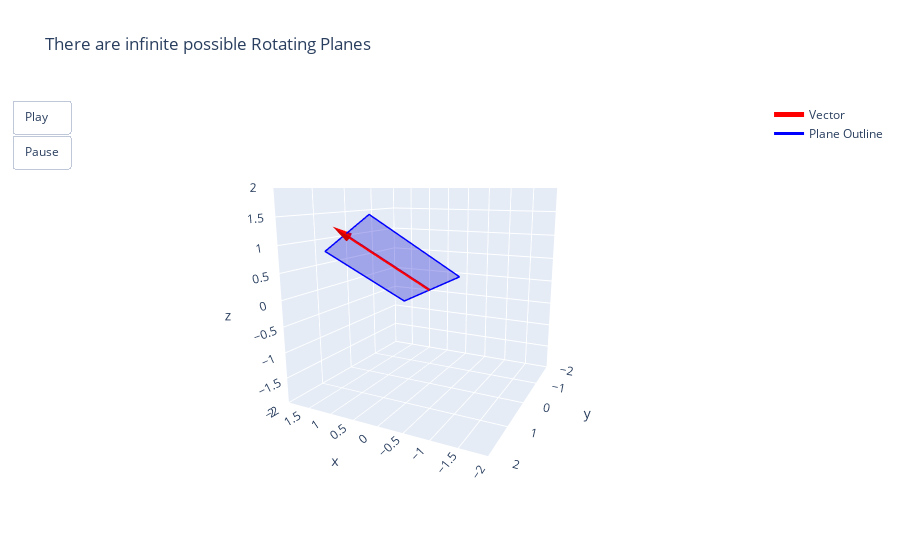

Notebook code cell kept with this figure:
### Code cell
import numpy as np
import plotly.graph_objects as go

# Define the vector around which the plane will rotate
define_vector = np.array([1, 1, 1])

# Normalize the vector - this will be one basis vector of our plane
vec_norm = define_vector / np.linalg.norm(define_vector)

# Find an orthogonal vector to create the plane
arbitrary_vec = np.array([1, 0, 0])
if np.allclose(arbitrary_vec, vec_norm):
    arbitrary_vec = np.array([0, 1, 0])

# Create the second basis vector orthogonal to vec_norm
v2 = arbitrary_vec - np.dot(arbitrary_vec, vec_norm) * vec_norm
v2 /= np.linalg.norm(v2)

# Now the plane is spanned by vec_norm and v2, so vec_norm lies in the plane
square_size = 1
# Shift the square so it starts at the origin along the vector direction
square_vertices = np.array(
    [
        [0, -square_size],
        [2 * square_size, -square_size],
        [2 * square_size, square_size],
        [0, square_size],
    ]
)

# Create the plane coordinates in 3D using vec_norm and v2 as basis vectors
plane_vertices = np.outer(square_vertices[:, 0], vec_norm) + np.outer(square_vertices[:, 1], v2)

# For the outline
square_coords = np.array(
    [
        [0, -square_size],
        [2 * square_size, -square_size],
        [2 * square_size, square_size],
        [0, square_size],
        [0, -square_size],  # Close the square
    ]
)
plane_coords = np.outer(square_coords[:, 0], vec_norm) + np.outer(square_coords[:, 1], v2)


# Rotation matrix around vector axis
def rotation_matrix(axis, theta):
    axis = axis / np.linalg.norm(axis)
    a = np.cos(theta / 2.0)
    b, c, d = -axis * np.sin(theta / 2.0)
    return np.array(
        [
            [a * a + b * b - c * c - d * d, 2 * (b * c - a * d), 2 * (b * d + a * c)],
            [2 * (b * c + a * d), a * a + c * c - b * b - d * d, 2 * (c * d - a * b)],
            [2 * (b * d - a * c), 2 * (c * d + a * b), a * a + d * d - b * b - c * c],
        ]
    )


# Prepare frames for animation
num_frames = 60
angles = np.linspace(0, 2 * np.pi, num_frames)
frames_outline = []
frames_surface = []

for angle in angles:
    rot_mat = rotation_matrix(vec_norm, angle)
    rotated_plane_outline = plane_coords @ rot_mat.T
    rotated_plane_surface = plane_vertices @ rot_mat.T
    frames_outline.append(rotated_plane_outline)
    frames_surface.append(rotated_plane_surface)

# Origin and vector line for visualization
origin = np.array([0, 0, 0])
vector_end = vec_norm * 2

# Arrow head properties
arrow_head_size = 0.35
arrow_position = vector_end

# Create plotly figure
fig = go.Figure(
    data=[
        # Vector line
        go.Scatter3d(
            x=[origin[0], vector_end[0]],
            y=[origin[1], vector_end[1]],
            z=[origin[2], vector_end[2]],
            mode="lines",
            line=dict(color="red", width=5),
            name="Vector",
        ),
        # Arrow head
        go.Cone(
            x=[arrow_position[0]],
            y=[arrow_position[1]],
            z=[arrow_position[2]],
            u=[vec_norm[0]],
            v=[vec_norm[1]],
            w=[vec_norm[2]],
            sizemode="absolute",
            sizeref=arrow_head_size,
            showscale=False,
            colorscale=[[0, "red"], [1, "red"]],
            name="Vector Head",
        ),
        # Plane surface (filled)
        go.Mesh3d(
            x=frames_surface[0][:, 0],
            y=frames_surface[0][:, 1],
            z=frames_surface[0][:, 2],
            i=[0, 0],
            j=[1, 2],
            k=[2, 3],
            color="blue",
            opacity=0.3,
            name="Plane Surface",
        ),
        # Plane outline
        go.Scatter3d(
            x=frames_outline[0][:, 0],
            y=frames_outline[0][:, 1],
            z=frames_outline[0][:, 2],
            mode="lines",
            line=dict(color="blue", width=3),
            name="Plane Outline",
        ),
    ],
    layout=go.Layout(
        title="There are infinite possible Rotating Planes",
        scene=dict(
            xaxis=dict(range=[-2, 2]),
            yaxis=dict(range=[-2, 2]),
            zaxis=dict(range=[-2, 2]),
            aspectmode="cube",
            camera=dict(
                eye=dict(x=-1, y=2, z=0.5),  # Camera position
                center=dict(x=0, y=0, z=0),  # What point the camera looks at
                up=dict(x=0, y=0, z=1),  # Camera orientation
            ),
        ),
        updatemenus=[
            dict(
                type="buttons",
                showactive=False,
                buttons=[
                    dict(
                        label="Play",
                        method="animate",
                        args=[
                            None,
                            {"frame": {"duration": 50, "redraw": True}, "fromcurrent": True},
                        ],
                    ),
                    dict(
                        label="Pause",
                        method="animate",
                        args=[
                            [None],
                            {"frame": {"duration": 0, "redraw": False}, "mode": "immediate"},
                        ],
                    ),
                ],
            )
        ],
    ),
    frames=[
        go.Frame(
            data=[
                go.Scatter3d(
                    x=[origin[0], vector_end[0]],
                    y=[origin[1], vector_end[1]],
                    z=[origin[2], vector_end[2]],
                    mode="lines",
                    line=dict(color="red", width=5),
                    name="Vector",
                ),
                go.Cone(
                    x=[arrow_position[0]],
                    y=[arrow_position[1]],
                    z=[arrow_position[2]],
                    u=[vec_norm[0]],
                    v=[vec_norm[1]],
                    w=[vec_norm[2]],
                    sizemode="absolute",
                    sizeref=arrow_head_size,
                    showscale=False,
                    colorscale=[[0, "red"], [1, "red"]],
                    name="Vector Head",
                ),
                go.Mesh3d(
                    x=frames_surface[k][:, 0],
                    y=frames_surface[k][:, 1],
                    z=frames_surface[k][:, 2],
                    i=[0, 0],
                    j=[1, 2],
                    k=[2, 3],
                    color="blue",
                    opacity=0.3,
                    name="Plane Surface",
                ),
                go.Scatter3d(
                    x=frames_outline[k][:, 0],
                    y=frames_outline[k][:, 1],
                    z=frames_outline[k][:, 2],
                    mode="lines",
                    line=dict(color="blue", width=3),
                    name="Plane Outline",
                ),
            ]
        )
        for k in range(num_frames)
    ],
)

fig.write_html("rope_3d_interactive.html")
fig.show()

### Figure 1 — Plotly figure (JSON) as saved in the notebook; plotly's stock layout.template omitted (floating-point values rounded to 4 significant figures)
{"data": [{"line": {"color": "red", "width": 5}, "mode": "lines", "name": "Vector", "type": "scatter3d", "x": [0, 1.155], "y": [0, 1.155], "z": [0, 1.155]}, {"colorscale": [[0, "red"], [1, "red"]], "name": "Vector Head", "showscale": false, "sizemode": "absolute", "sizeref": 0.35, "type": "cone", "u": [0.5774], "v": [0.5774], "w": [0.5774], "x": [1.155], "y": [1.155], "z": [1.155]}, {"color": "blue", "i": [0, 0], "j": [1, 2], "k": [2, 3], "name": "Plane Surface", "opacity": 0.3, "type": "mesh3d", "x": [-0.8165, 0.3382, 1.971, 0.8165], "y": [0.4082, 1.563, 0.7465, -0.4082], "z": [0.4082, 1.563, 0.7465, -0.4082]}, {"line": {"color": "blue", "width": 3}, "mode": "lines", "name": "Plane Outline", "type": "scatter3d", "x": [-0.8165, 0.3382, 1.971, 0.8165, -0.8165], "y": [0.4082, 1.563, 0.7465, -0.4082, 0.4082], "z": [0.4082, 1.563, 0.7465, -0.4082, 0.4082]}], "layout": {"scene": {"aspectmode": "cube", "camera": {"center": {"x": 0, "y": 0, "z": 0}, "eye": {"x": -1, "y": 2, "z": 0.5}, "up": {"x": 0, "y": 0, "z": 1}}, "xaxis": {"range": [-2, 2]}, "yaxis": {"range": [-2, 2]}, "zaxis": {"range": [-2, 2]}}, "title": {"text": "There are infinite possible Rotating Planes"}, "updatemenus": [{"buttons": [{"args": [null, {"frame": {"duration": 50, "redraw": true}, "fromcurrent": true}], "label": "Play", "method": "animate"}, {"args": [[null], {"frame": {"duration": 0, "redraw": false}, "mode": "immediate"}], "label": "Pause", "method": "animate"}], "showactive": false, "type": "buttons"}]}}
